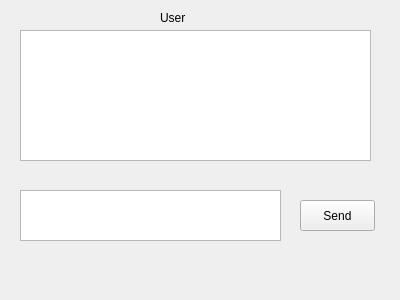
<?xml version="1.0" encoding="UTF-8"?>
<ui version="4.0">
 <class>ChatWindow</class>
 <widget class="QWidget" name="ChatWindow">
  <property name="geometry">
   <rect>
    <x>0</x>
    <y>0</y>
    <width>400</width>
    <height>300</height>
   </rect>
  </property>
  <property name="windowTitle">
   <string>Form</string>
  </property>
  <widget class="QPlainTextEdit" name="plainTextEditMessageDisplay">
   <property name="geometry">
    <rect>
     <x>20</x>
     <y>30</y>
     <width>351</width>
     <height>131</height>
    </rect>
   </property>
  </widget>
  <widget class="QPushButton" name="pushButtonMessageSend">
   <property name="geometry">
    <rect>
     <x>300</x>
     <y>200</y>
     <width>75</width>
     <height>31</height>
    </rect>
   </property>
   <property name="text">
    <string>Send</string>
   </property>
  </widget>
  <widget class="QPlainTextEdit" name="plainTextEdit">
   <property name="geometry">
    <rect>
     <x>20</x>
     <y>190</y>
     <width>261</width>
     <height>51</height>
    </rect>
   </property>
  </widget>
  <widget class="QLabel" name="labelUserType">
   <property name="geometry">
    <rect>
     <x>160</x>
     <y>10</y>
     <width>31</width>
     <height>16</height>
    </rect>
   </property>
   <property name="text">
    <string>User</string>
   </property>
  </widget>
 </widget>
 <resources/>
 <connections/>
</ui>
